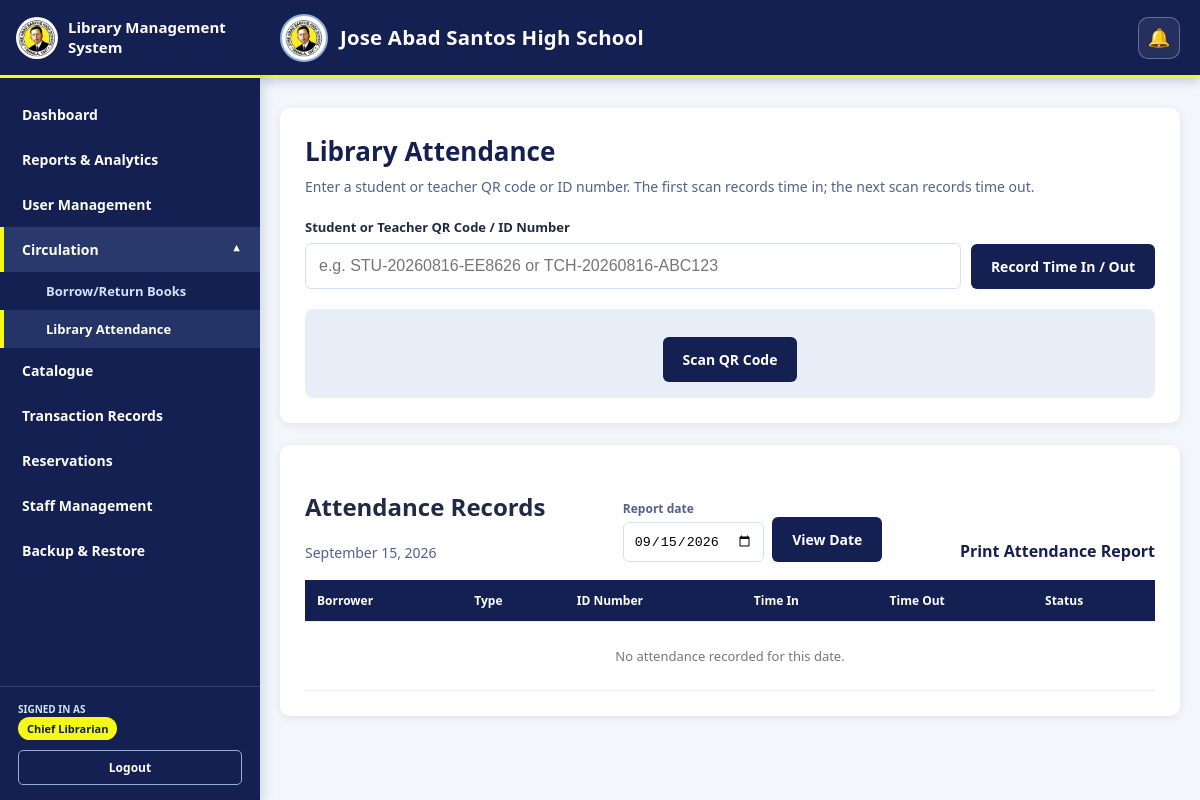
/admin/attendance.php (signed in), run on an earlier commit of the app's database.
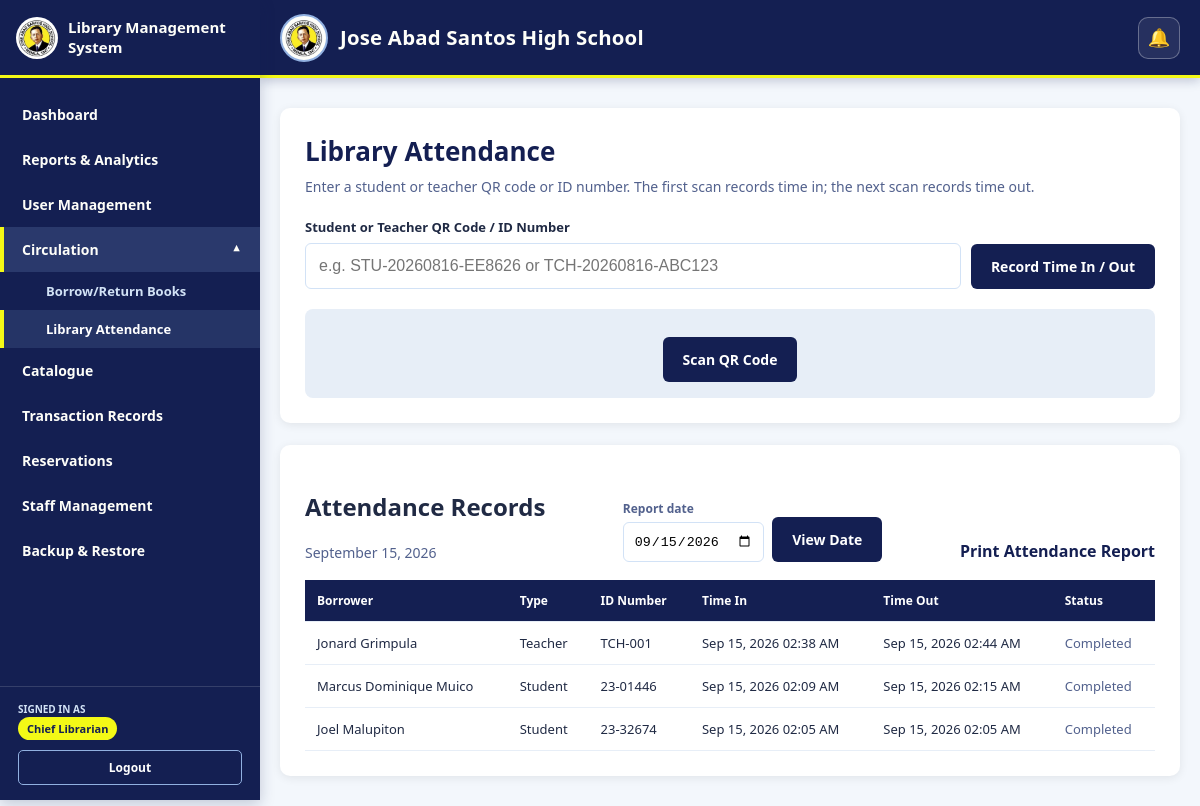
And on a later commit of the database.
### tables this page shows
CREATE TABLE `library_attendance` (
  `attendance_id` bigint UNSIGNED NOT NULL,
  `student_id` int DEFAULT NULL,
  `teacher_id` int DEFAULT NULL,
  `visit_date` date NOT NULL,
  `time_in` datetime NOT NULL,
  `time_out` datetime DEFAULT NULL,
  `created_at` timestamp NOT NULL DEFAULT CURRENT_TIMESTAMP
);

### admin/attendance.php (the view, shortened to what this page needs)
<?php
require_once __DIR__ . '/../db.php';
function h($value) {
    return htmlspecialchars((string)($value ?? ''), ENT_QUOTES, 'UTF-8');
}
$attendance = [];
$reportDate = $_GET['date'] ?? date('Y-m-d');
$reportDateObject = DateTime::createFromFormat('Y-m-d', $reportDate);
$listStmt = $conn->prepare("SELECT a.time_in, a.time_out, COALESCE(s.student_no, t.teacher_no) COLLATE utf8mb4_unicode_ci AS borrower_no, COALESCE(s.full_name, t.full_name) COLLATE utf8mb4_unicode_ci AS full_name, CASE WHEN a.student_id IS NULL THEN 'Teacher' ELSE 'Student' END AS borrower_type FROM library_attendance a LEFT JOIN students s ON s.student_id = a.student_id LEFT JOIN teachers t ON t.teacher_id = a.teacher_id WHERE a.visit_date = ? ORDER BY a.time_in DESC");
$listStmt->bind_param('s', $reportDate);
$listStmt->execute();
$listResult = $listStmt->get_result();
while ($row = $listResult->fetch_assoc()) {
    $attendance[] = $row;
}
?>
<!DOCTYPE html>
<html lang="en">
<head>
</head>
<body class="attendance-page">
<?php include __DIR__ . '/../navbar.php'; ?>
<?php include __DIR__ . '/../header.php'; ?>
<div class="attendance-container">
    <div class="attendance-card">
        <h1 class="attendance-title">Library Attendance</h1>
        <div class="muted">Enter a student or teacher QR code or ID number. The first scan records time in; the next scan records time out.</div>
        <form method="POST" class="attendance-form" id="attendanceForm">
            <div class="field">
                <label for="identifier">Student or Teacher QR Code / ID Number</label>
                <input type="text" id="identifier" name="identifier" placeholder="e.g. STU-20260816-EE8626 or TCH-20260816-ABC123" autocomplete="off" required autofocus>
            </div>
            <button class="attendance-button" type="submit">Record Time In / Out</button>
        </form>
        <div class="scanner">
            <div class="scanner-controls">
                <button class="attendance-button" type="button" id="startScanner">Scan QR Code</button>
            </div>
        </div>
    </div>
    <div class="attendance-card">
        <div class="attendance-toolbar">
            <div><h2>Attendance Records</h2><div class="muted"><?php echo h($reportDateObject->format('F d, Y')); ?></div></div>
            <form class="date-filter" method="GET">
                <div><label for="attendance-date">Report date</label><input id="attendance-date" type="date" name="date" value="<?php echo h($reportDate); ?>"></div>
                <button class="attendance-button" type="submit">View Date</button>
            </form>
            <a class="report-link" href="attendance.php?report=1&amp;date=<?php echo h($reportDate); ?>" target="_blank" rel="noopener">Print Attendance Report</a>
        </div>
        <div class="table-wrap">
            <table>
                <thead><tr><th>Borrower</th><th>Type</th><th>ID Number</th><th>Time In</th><th>Time Out</th><th>Status</th></tr></thead>
                <tbody>
                <?php foreach ($attendance as $row): ?>
                    <tr>
                        <td><?php echo h($row['full_name']); ?></td>
                        <td><?php echo h($row['borrower_type']); ?></td>
                        <td><?php echo h($row['borrower_no']); ?></td>
                        <td><?php echo h(date('M d, Y h:i A', strtotime($row['time_in']))); ?></td>
                        <td><?php echo $row['time_out'] ? h(date('M d, Y h:i A', strtotime($row['time_out']))) : 'Still in library'; ?></td>
                        <td class="<?php echo $row['time_out'] ? 'closed' : 'open'; ?>"><?php echo $row['time_out'] ? 'Completed' : 'Inside'; ?></td>
                    </tr>
                <?php endforeach; ?>
                <?php if (!$attendance): ?><tr><td colspan="6" style="text-align:center;color:#777;padding:25px">No attendance recorded for this date.</td></tr><?php endif; ?>
                </tbody>
            </table>
        </div>
    </div>
</div>
</body>
</html>

### navbar.php (shortened to what this page needs)
<?php
$full_name = $_SESSION['full_name'] ?? 'User';
function isActiveNav($path) {
    $current_path = $_SERVER['REQUEST_URI'] ?? '';
    return strpos($current_path, $path) !== false ? 'active' : '';
}
function isActiveNavAny($paths) {
    foreach ($paths as $path) {
        if (strpos($_SERVER['REQUEST_URI'] ?? '', $path) !== false) {
            return 'active';
        }
    }
    return '';
}
$books_nav_paths = ['/admin/qr_transaction.php', '/admin/attendance.php'];
$books_open = isActiveNavAny($books_nav_paths) === 'active';
?>
<aside class="sidebar" id="sidebar">
    <div class="sidebar-brand">
        <img src="/LibraryBorrowingSystem/Img/jAbadSantos_Logo.jpg" alt="Jose Abad Santos High School Logo">
        <span class="sidebar-brand-text">Library Management System</span>
    </div>
    <ul class="sidebar-menu">
        <li class="sidebar-item">
            <a href="/LibraryBorrowingSystem/admin/dashboard.php" class="sidebar-link <?php echo isActiveNav('/admin/dashboard.php'); ?>">Dashboard</a>
        </li>
        <li class="sidebar-item">
            <a href="/LibraryBorrowingSystem/admin/reports.php" class="sidebar-link <?php echo isActiveNav('/admin/reports.php'); ?>">Reports &amp; Analytics</a>
        </li>
        <li class="sidebar-item">
            <a href="/LibraryBorrowingSystem/admin/student_records.php" class="sidebar-link <?php echo isActiveNav('/admin/student_records.php'); ?>">User Management</a>
        </li>
        <li class="sidebar-item dropdown <?php echo $books_open ? 'open' : ''; ?>">
            <button type="button" class="sidebar-link dropdown-toggle" aria-expanded="<?php echo $books_open ? 'true' : 'false'; ?>">
                <span>Circulation</span><span class="dropdown-icon">▼</span>
            </button>
            <ul class="dropdown-menu">
                <li><a href="/LibraryBorrowingSystem/admin/qr_transaction.php" class="dropdown-link <?php echo isActiveNav('/admin/qr_transaction.php'); ?>">Borrow/Return Books</a></li>
                <li><a href="/LibraryBorrowingSystem/admin/attendance.php" class="dropdown-link <?php echo isActiveNav('/admin/attendance.php'); ?>">Library Attendance</a></li>
            </ul>
        </li>
        <li class="sidebar-item">
            <a href="/LibraryBorrowingSystem/admin/inventory.php" class="sidebar-link <?php echo isActiveNav('/admin/inventory.php'); ?>">Catalogue</a>
        </li>
        <li class="sidebar-item">
            <a href="/LibraryBorrowingSystem/admin/transactions.php" class="sidebar-link <?php echo isActiveNav('/admin/transactions.php'); ?>">Transaction Records</a>
        </li>
        <li class="sidebar-item">
            <a href="/LibraryBorrowingSystem/admin/reservations.php" class="sidebar-link <?php echo isActiveNav('/admin/reservations.php'); ?>">Reservations</a>
        </li>
        <li class="sidebar-item">
            <a href="/LibraryBorrowingSystem/admin/staff_management.php" class="sidebar-link <?php echo isActiveNav('/admin/staff_management.php'); ?>">Staff Management</a>
        </li>
        <li class="sidebar-item">
            <a href="/LibraryBorrowingSystem/admin/backup_management.php" class="sidebar-link <?php echo isActiveNav('/admin/backup_management.php'); ?>">Backup &amp; Restore</a>
        </li>
    </ul>
    <div class="sidebar-user">
        <div class="sidebar-user-label">Signed in as</div>
        <div class="sidebar-user-role" title="<?php echo htmlspecialchars($full_name, ENT_QUOTES, 'UTF-8'); ?>">
            <?php echo htmlspecialchars($full_name, ENT_QUOTES, 'UTF-8'); ?>
        </div>
        <a href="/LibraryBorrowingSystem/logout.php" class="sidebar-logout">Logout</a>
    </div>
</aside>

### header.php (shortened to what this page needs)
<?php
$headerUserId = (int)($_SESSION['user_id'] ?? 0);
?>
<header class="jashs-header">
    <div class="jashs-header-brand">
        <img src="/LibraryBorrowingSystem/Img/jAbadSantos_Logo.jpg" alt="Jose Abad Santos High School Logo">
        <div class="jashs-header-title-wrap">
            <h1 class="jashs-header-title">Jose Abad Santos High School</h1>
        </div>
    </div>
    <?php if ($headerUserId > 0): ?>
    <div class="jashs-notification-wrap">
        <button type="button" class="jashs-notification-bell" id="headerNotificationBell" aria-label="Notifications">
            🔔
        </button>
    </div>
    <?php endif; ?>
</header>

### admin/attendance.php (style rules this page uses)
* { box-sizing:border-box }
.attendance-page { background:#F3F7FC;color:#202A44;font-family:'Segoe UI',Tahoma,sans-serif }
.attendance-container { max-width:1050px;margin:30px auto;padding:0 20px }
.attendance-card { background:#fff;border-radius:10px;padding:25px;margin-bottom:22px;box-shadow:0 2px 10px rgba(0,0,0,.08) }
.attendance-title { margin:0 0 8px;color:#141F52;font-size:26px }
.muted { color:#52618D;font-size:14px }
.attendance-form { display:grid;grid-template-columns:1fr auto;gap:10px;align-items:end;margin-top:22px }
.field label { display:block;font-weight:600;font-size:13px;margin-bottom:7px }
.field input { width:100%;padding:13px;border:1px solid #D2E2F6;border-radius:6px;font-size:16px }
.attendance-button { border:0;border-radius:6px;padding:13px 20px;background:#141F52;color:#fff;font:600 14px 'Segoe UI',Tahoma,sans-serif;cursor:pointer }
.scanner { margin-top:20px;background:#E7EEF7;border-radius:8px;padding:16px;text-align:center }
.scanner-controls { display:flex;gap:10px;justify-content:center;flex-wrap:wrap;margin-top:12px }
.table-wrap { overflow-x:auto }
table { width:100%;border-collapse:collapse }
th,td { padding:12px;text-align:left;border-bottom:1px solid #E7EEF7;font-size:13px }
th { background:#141F52;color:#fff;font-size:12px }
.open { color:#567D1F;font-weight:700 }
.closed { color:#52618D }
.attendance-toolbar { display:flex;justify-content:space-between;gap:16px;align-items:end;flex-wrap:wrap;margin-bottom:18px }
.date-filter { display:flex;gap:8px;align-items:end;flex-wrap:wrap }
.date-filter label { display:block;font-size:12px;font-weight:600;color:#52618D;margin-bottom:5px }
.date-filter input { padding:10px;border:1px solid #D2E2F6;border-radius:6px }
.report-link { color:#141F52;font-weight:600;text-decoration:none }

### header.php (style rules this page uses)
.jashs-header { position: sticky; top: 0; z-index: 900; width: 100%; margin-left: 0; min-height: 78px; margin-top: 0; margin-right: 0; margin-bottom: 24px; padding: 12px 20px; box-sizing: border-box; background: #141F52; color: #FEFEF9; display: flex; align-items: center; gap: 14px; border-bottom: 3px solid #F4F916; box-shadow: 0 3px 10px rgba(20,31,82,.22); }
.jashs-header-brand { display: flex; align-items: center; gap: 12px; min-width: 0; flex: 1; }
.jashs-header-brand img { width: 48px; height: 48px; object-fit: contain; border-radius: 50%; background: #FEFEF9; border: 2px solid #91B0E0; padding: 3px; flex-shrink: 0; }
.jashs-header-title-wrap { min-width: 0; }
.jashs-header-title { margin: 0; font-size: clamp(17px, 1.7vw, 23px); line-height: 1.1; font-weight: 800; letter-spacing: .2px; }
.jashs-notification-wrap { position: relative; flex-shrink: 0; }
.jashs-notification-bell { position: relative; width: 42px; height: 42px; border: 1px solid rgba(255,255,255,.3); border-radius: 10px; background: rgba(255,255,255,.08); color: #fff; cursor: pointer; font-size: 18px; }

What changed in the data, as far as the page shows it:
added library_attendance: full_name "Jonard Grimpula", borrower_type "Teacher", borrower_no "TCH-001", time_in "Sep 15, 2026 02:38 AM", time_out "Sep 15, 2026 02:44 AM", shows "Completed"
added library_attendance: full_name "Marcus Dominique Muico", borrower_type "Student", borrower_no "23-01446", time_in "Sep 15, 2026 02:09 AM", time_out "Sep 15, 2026 02:15 AM", shows "Completed"
added library_attendance: full_name "Joel Malupiton", borrower_type "Student", borrower_no "23-32674", time_in "Sep 15, 2026 02:05 AM", time_out "Sep 15, 2026 02:05 AM", shows "Completed"
Also different on the page:
text no longer shown: "No attendance recorded for this date."
